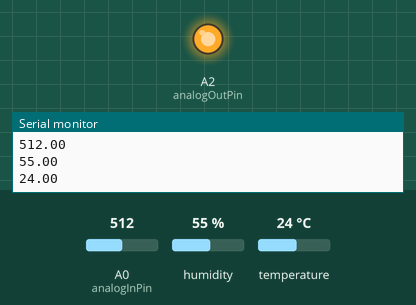
Recording of a sketch running on a simulated Arduino Uno, built with avr-gcc and run on an emulated ATmega328P. Parts: output pins drawn as LEDs (lit = HIGH), the last lines printed to the serial monitor. The inputs (shaded band) are chosen by the test bench; at power-on: A0 (analogInPin) = 512, humidity 55 %, temperature 24 °C.

Above: at 1.3 s.
1.4 s: A0 (analogInPin) set to 133
2.9 s: A0 (analogInPin) set to 119
At 4.0 s:
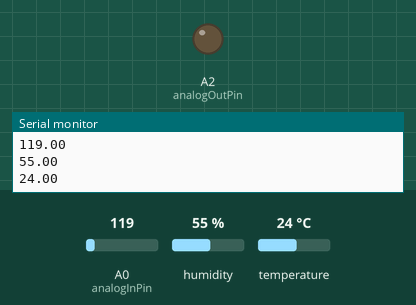
4.6 s: A0 (analogInPin) set to 306
At 5.5 s:
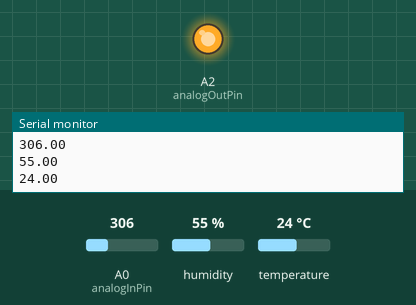
6.2 s: A0 (analogInPin) set to 122
At 6.9 s:
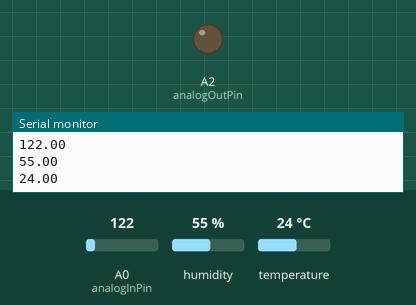
Timing chart, 0 to 8.8 s (numbered marks = the images above; inputs shaded):
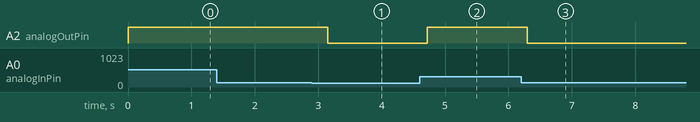

Measured:
- the behaviour switches between 128 and 127 on A0 (analogInPin) (found by bisection; images 0 and 1)
- after the input at 2.9 s, A2 (analogOutPin): HIGH → LOW after 0.25 s
- after the input at 4.6 s, A2 (analogOutPin): LOW → HIGH after 0.12 s
- after the input at 6.2 s, A2 (analogOutPin): HIGH → LOW after 0.10 s

The sketch:

tpPythonSensor.ino
```cpp
#include <SimpleDHT.h>

#include <SimpleDHT.h>

// for DHT11,
//      VCC: 5V or 3V
//      GND: GND
//      DATA: 2
int pinDHT11 = 2;
SimpleDHT11 dht11(pinDHT11);


const float analogInPin = A0;
const float analogOutPin = A2;
float sensorValue = 0;
float outputValue = 0;
float sensorValueH = 0;

void setup() {
  // initialize serial communications at 9600 bps:
Serial.begin(9600);
}
void loop() {
sensorValue = analogRead(analogInPin);
analogWrite(analogOutPin, sensorValue);
byte temperature = 0;
byte humidity = 0;
float t=0;float h=0;
dht11.read(&temperature, &humidity, NULL);
  t=(int)temperature;
  h=(int)humidity;
Serial.println(sensorValue);
Serial.println(h);
Serial.println(t);
delay(500);}
```
